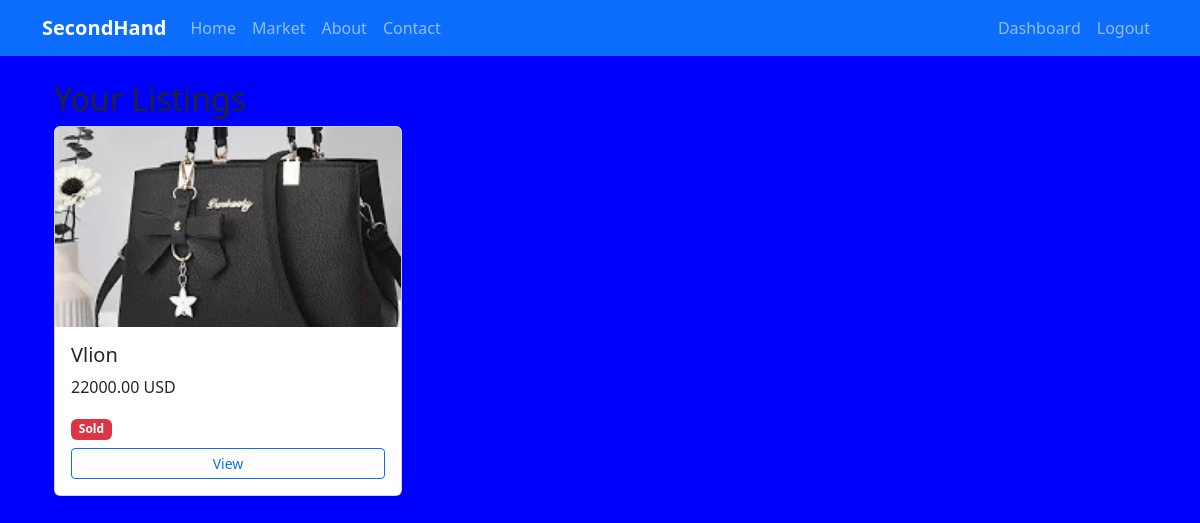
Page /marketstore/dashboard/seller/ (signed in) on the committed database.
### marketstore/models.py (models this page shows, shortened)
class Item(models.Model):
    CONDITION_CHOICES = [
        ('new', 'New'),
        ('like_new', 'Like New'),
        ('good', 'Good'),
        ('fair', 'Fair'),
        ('poor', 'Poor'),
    ]
    STATUS_CHOICES = [
        ('available', 'Available'),
        ('pending', 'Sale Pending'),
        ('sold', 'Sold'),
    ]
    title = models.CharField(max_length=200)
    description = models.TextField()
    price = models.DecimalField(max_digits=10, decimal_places=2)
    negotiable = models.BooleanField(default=False)
    category = models.ForeignKey(Category, on_delete=models.CASCADE, related_name='items')
    condition = models.CharField(max_length=10, choices=CONDITION_CHOICES)
    seller = models.ForeignKey(User, on_delete=models.CASCADE, related_name='selling_items')
    location = models.CharField(max_length=200)
    date_posted = models.DateTimeField(auto_now_add=True)
    status = models.CharField(max_length=10, choices=STATUS_CHOICES, default='available')
    views_count = models.IntegerField(default=0)
    is_sold = models.BooleanField(default=False)

class ItemImage(models.Model):
    item = models.ForeignKey(Item, on_delete=models.CASCADE, related_name='images')
    image = models.ImageField(upload_to='item_images/', blank=True, null=True)
    is_primary = models.BooleanField(default=False)

### marketstore/views.py (the view)
# urls.py: path("dashboard/seller/", views.seller_dashboard_view, name="seller_dashboard"),
@login_required(login_url='login')
def seller_dashboard_view(request):
    items = Item.objects.filter(seller=request.user).order_by("-date_posted")
    return render(request, "seller_dashboard.html", {"items": items})

### marketstore/templates/seller_dashboard.html
{% extends "base.html" %}
{% block content %}
<div class="container mt-4">
    <h2>Your Listings</h2>
    <div class="row">
        {% for item in items %}
        <div class="col-md-4">
            <div class="card mb-4">
                {% if item.images.first %}
                <img src="{{ item.images.first.image.url }}" class="card-img-top" style="height:200px; object-fit:cover;">
                {% endif %}
                <div class="card-body">
                    <h5 class="card-title">{{ item.title }}</h5>
                    <p class="card-text">{{ item.price }} USD</p>
                    <span class="badge bg-{{ item.is_sold|yesno:'danger,success' }}">{{ item.status|title }}</span>
                    <a href="{% url 'item_detail' item.pk %}" class="btn btn-sm btn-outline-primary d-block mt-2">View</a>
                </div>
            </div>
        </div>
        {% empty %}
        <p>You have not listed any items yet.</p>
        {% endfor %}
    </div>
</div>
{% endblock %}

### marketstore/templates/members/style.css (style rules this page uses)
body { background-color: blue; }

### rows in the picture
Item: images.first.image (picture), title "Vlion", price "22000.00", status "Sold"
